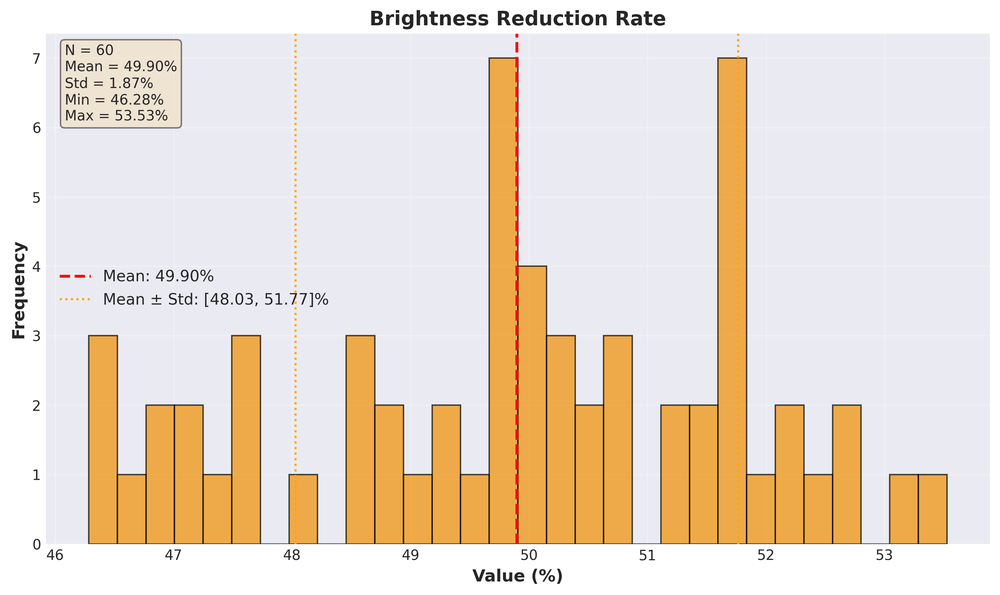
#> input picture Evaluation/Brightness_Reduction_distribution.png, 1000 x 595 px, shrunk from 2964 x 1764 before the run
$ python -i viz.py   (imports and definitions only)
#> lines starting #> are read from the running program, lines starting #| are printed output that depends on the picture
"""
Visualization utilities for debugging and analysis
"""

import cv2
import numpy as np
import pandas as pd
import matplotlib.pyplot as plt
from typing import List, Optional, Dict, Tuple
import logging

logger = logging.getLogger(__name__)


# [68 lines left out: function create_debug_panel, not called in this run]


def visualize_histogram(img_bgr: np.ndarray, mask: Optional[np.ndarray] = None) -> np.ndarray:
    """
    Create histogram visualization

    Args:
        img_bgr: BGR image
        mask: Optional mask to limit histogram region

    Returns:
        Histogram visualization image
    """
    # Create figure
    fig, axes = plt.subplots(1, 3, figsize=(12, 4))
    colors = ['blue', 'green', 'red']
    channel_names = ['B Channel', 'G Channel', 'R Channel']

    for i, (ax, color, name) in enumerate(zip(axes, colors, channel_names)):
        # Calculate histogram
        if mask is not None:
            hist = cv2.calcHist([img_bgr], [i], mask, [256], [0, 256])
        else:
            hist = cv2.calcHist([img_bgr], [i], None, [256], [0, 256])

        # Plot
        ax.plot(hist, color=color)
        ax.set_title(name)
        ax.set_xlabel('Pixel Value')
        ax.set_ylabel('Frequency')
        ax.grid(True, alpha=0.3)

    plt.tight_layout()

    # Convert matplotlib figure to image
    fig.canvas.draw()
    buf = np.frombuffer(fig.canvas.tostring_rgb(), dtype=np.uint8)
    img_hist = buf.reshape(fig.canvas.get_width_height()[::-1] + (3,))
    img_hist = cv2.cvtColor(img_hist, cv2.COLOR_RGB2BGR)
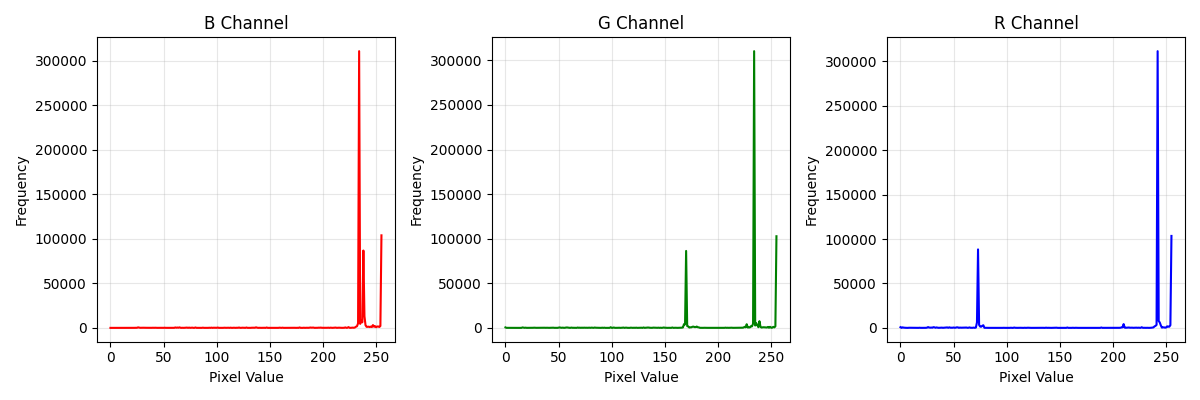
#> img_hist: shape (400, 1200, 3); mean R, G, B 246.6, 246.2, 246.7

    plt.close(fig)
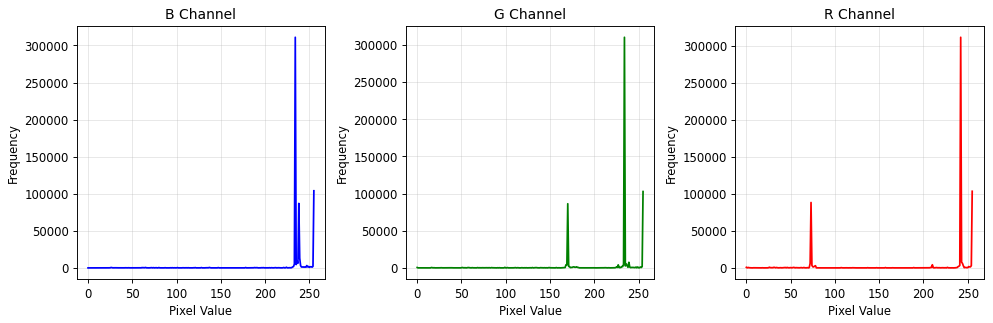
#> figure drawn by matplotlib, 3 panels; panel 1: curve peaks at x = 234, y = 310981; panel 2: curve peaks at x = 234, y = 310250; panel 3: curve peaks at x = 242, y = 311537

    return img_hist


# [255 lines left out: functions visualize_heatmap, overlay_mask, draw_component_boxes, create_before_after_comparison, create_difference_map, save_debug_images and 1 more, not called in this run]

>>> import cv2
>>> picture = cv2.cvtColor(cv2.imread('../../Evaluation/Brightness_Reduction_distribution.png'), cv2.COLOR_BGR2RGB)
>>> result = visualize_histogram(picture)

$ run again, on Evaluation/Cov_distribution.png
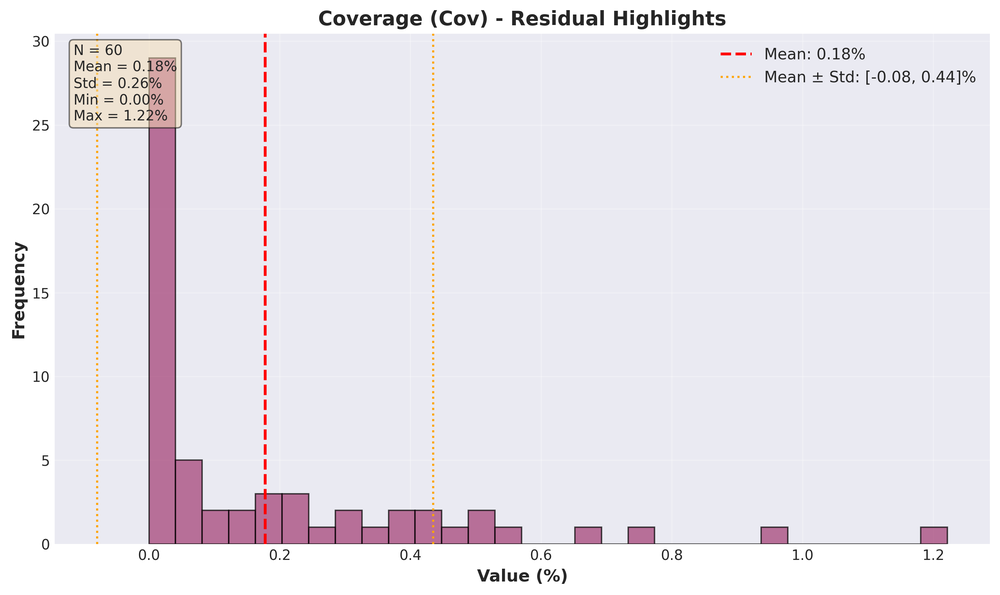
#> input picture Evaluation/Cov_distribution.png, 1000 x 595 px, shrunk from 2964 x 1764 before the run
#> in visualize_histogram, `img_hist = cv2.cvtColor(img_hist, cv2.COLOR_RGB2BGR)`:
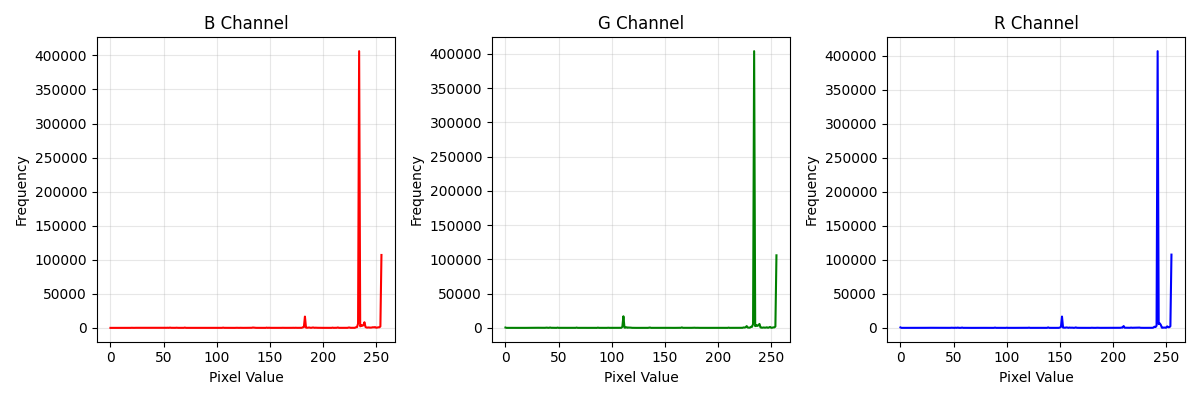
#> img_hist: shape (400, 1200, 3); mean R, G, B 246.3, 245.8, 246.3
#> in visualize_histogram, `plt.close(fig)`:
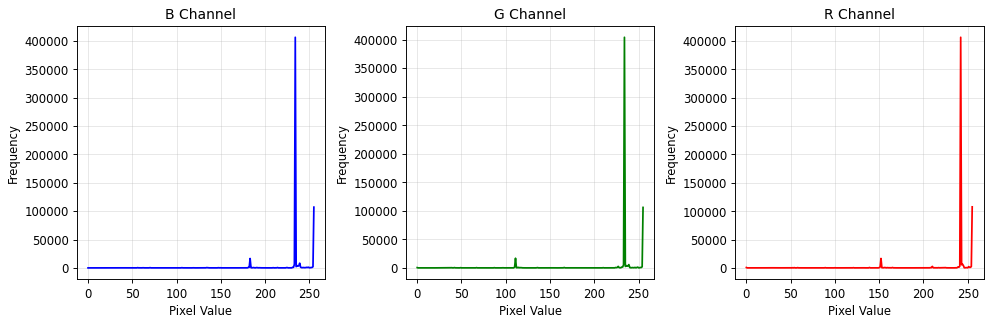
#> figure drawn by matplotlib, 3 panels; panel 1: curve peaks at x = 234, y = 406177; panel 2: curve peaks at x = 234, y = 403980; panel 3: curve peaks at x = 242, y = 406433

$ run again, on Evaluation/HLR_distribution.png
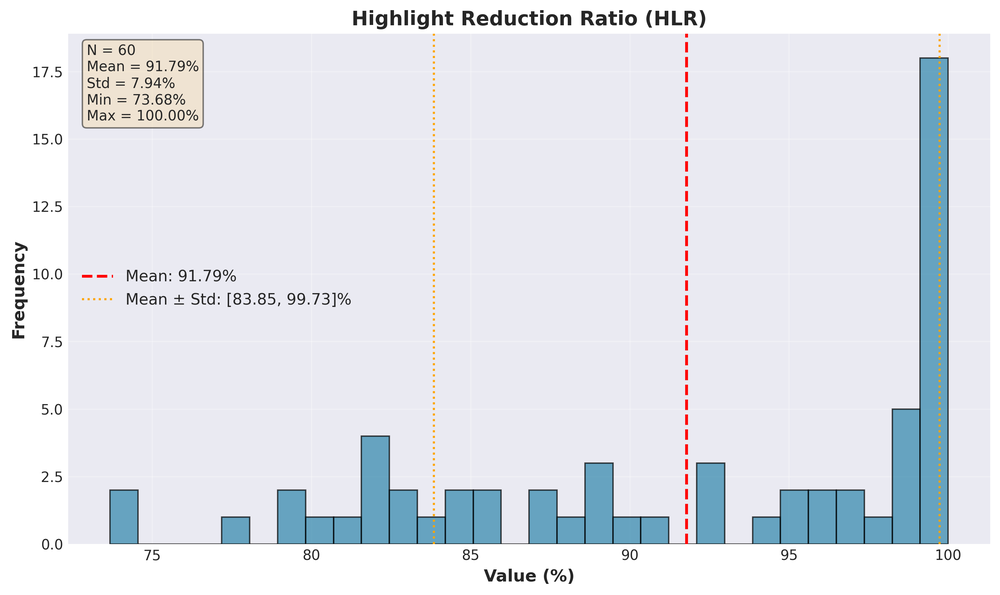
#> input picture Evaluation/HLR_distribution.png, 1000 x 595 px, shrunk from 2964 x 1764 before the run
#> in visualize_histogram, `img_hist = cv2.cvtColor(img_hist, cv2.COLOR_RGB2BGR)`:
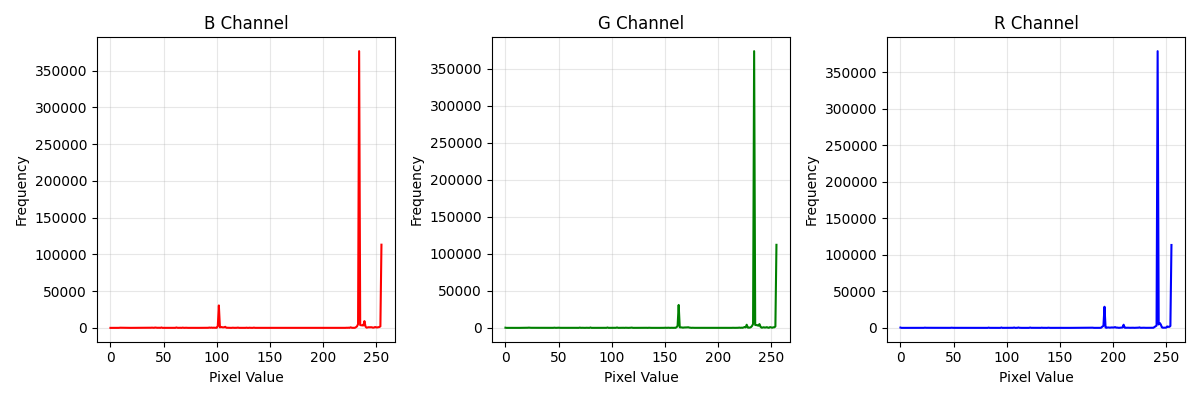
#> img_hist: shape (400, 1200, 3); mean R, G, B 246.5, 246.1, 246.5
#> in visualize_histogram, `plt.close(fig)`:
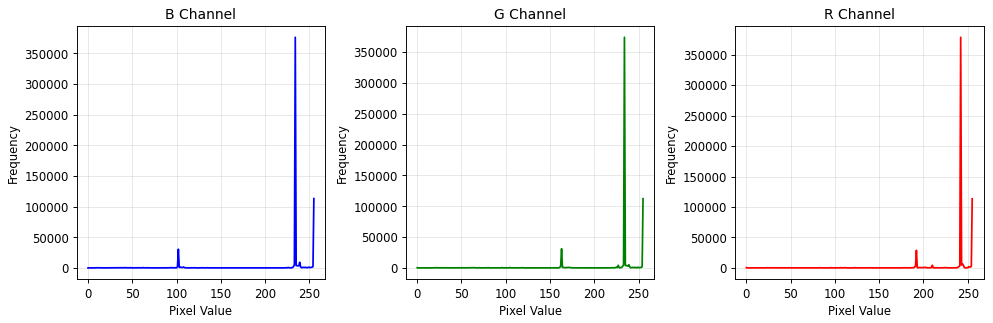
#> figure drawn by matplotlib, 3 panels; panel 1: curve peaks at x = 234, y = 376287; panel 2: curve peaks at x = 234, y = 374054; panel 3: curve peaks at x = 242, y = 378503

$ run again, on Evaluation/Variance_Improvement_distribution.png
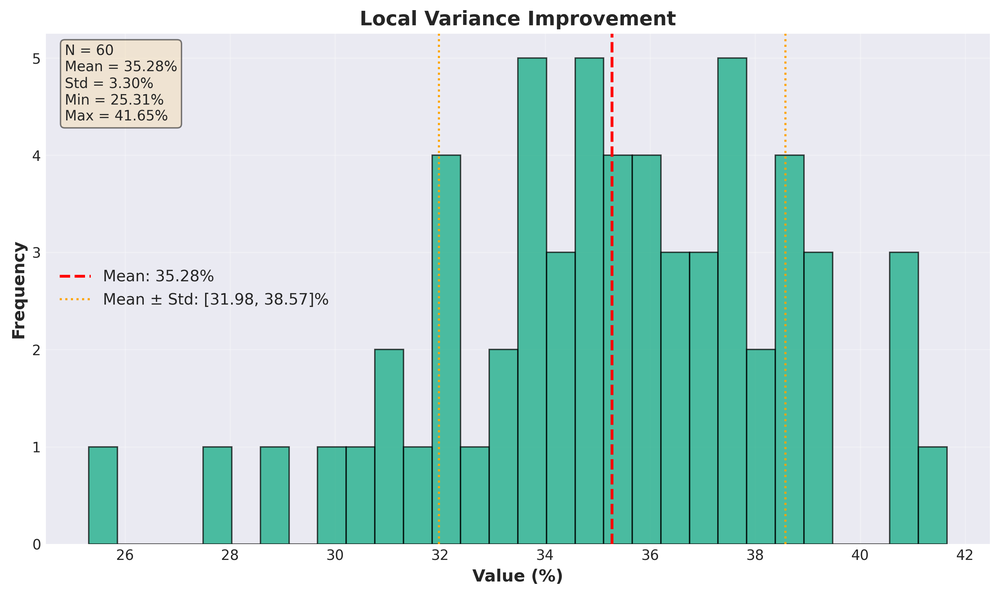
#> input picture Evaluation/Variance_Improvement_distribution.png, 1000 x 595 px, shrunk from 2964 x 1764 before the run
#> in visualize_histogram, `img_hist = cv2.cvtColor(img_hist, cv2.COLOR_RGB2BGR)`:
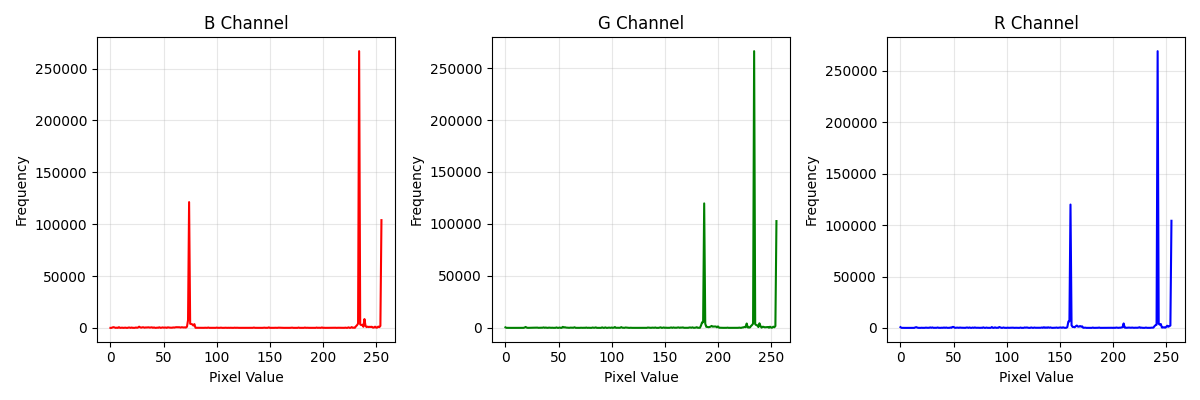
#> img_hist: shape (400, 1200, 3); mean R, G, B 246.8, 246.2, 246.8
#> in visualize_histogram, `plt.close(fig)`:
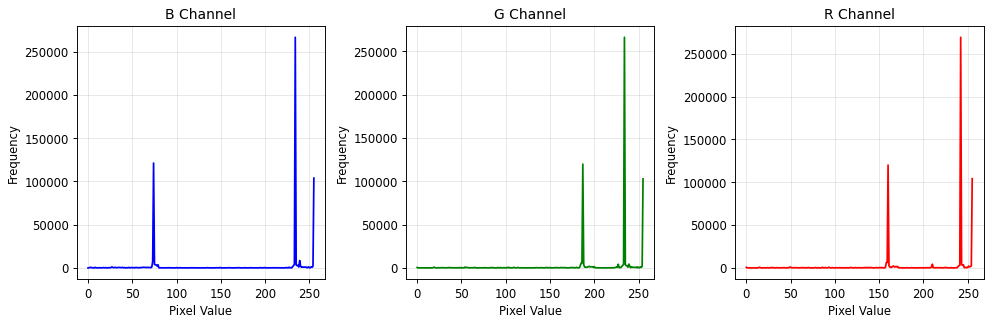
#> figure drawn by matplotlib, 3 panels; panel 1: curve peaks at x = 234, y = 266761; panel 2: curve peaks at x = 234, y = 266248; panel 3: curve peaks at x = 242, y = 269271
